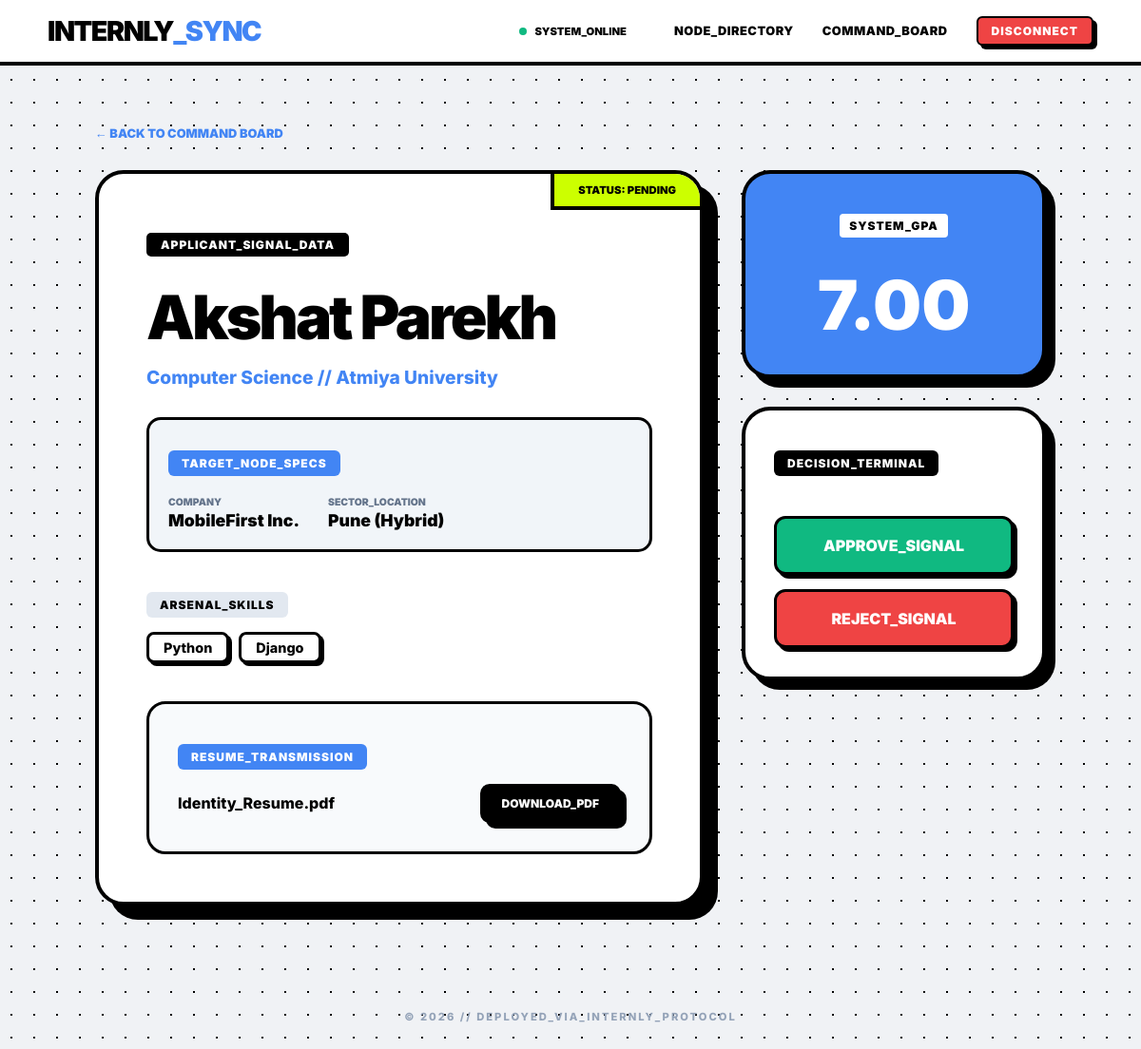
The app's page /profile/view/4/5/ (signed in), older data.
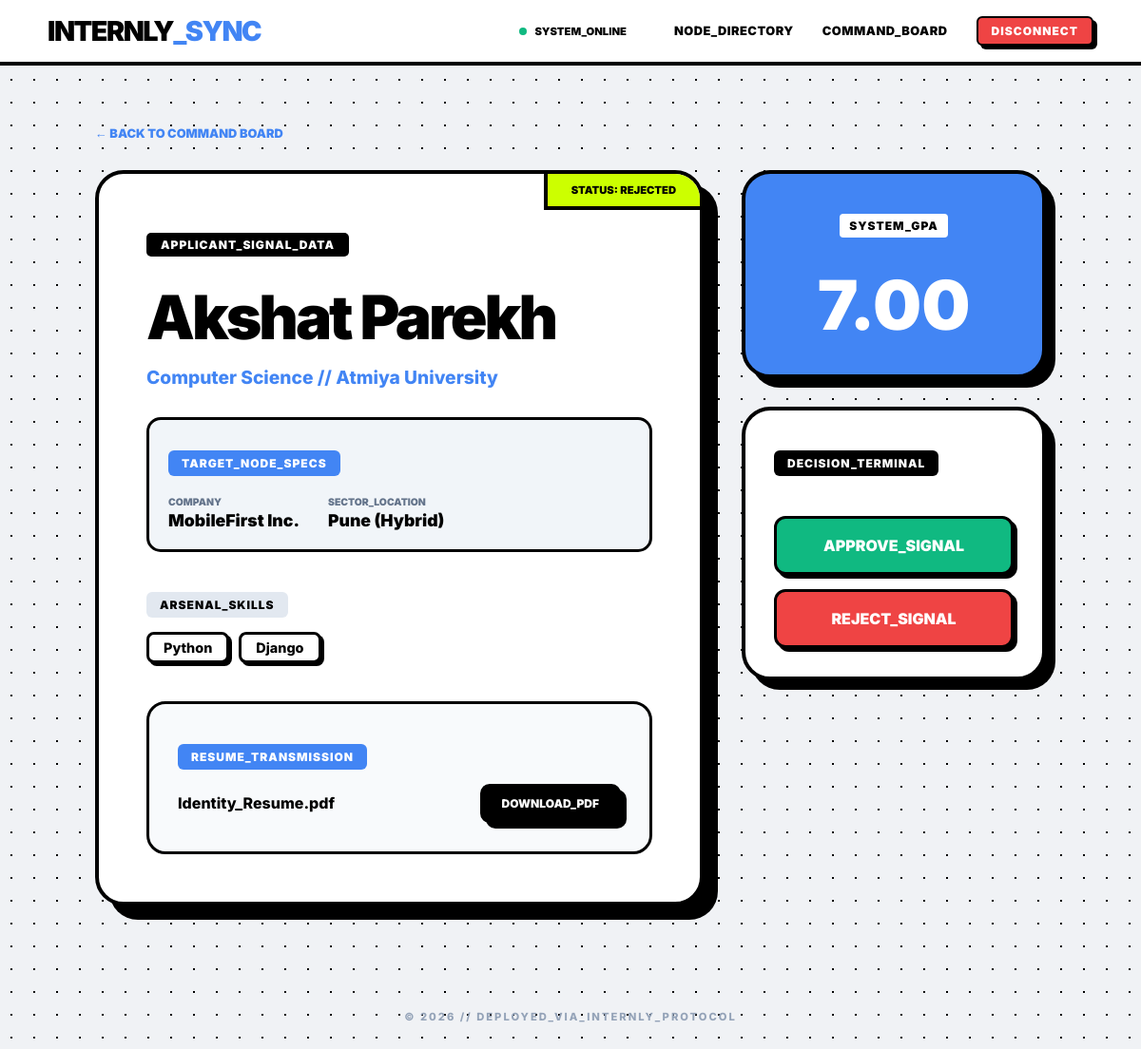
The same page, newer data.
### management/models.py (models this page shows)
class Application(models.Model):
    STATUS_CHOICES = (
        ('PENDING', 'Pending'),
        ('APPROVED', 'Approved'),
        ('REJECTED', 'Rejected'),
    )
    student = models.ForeignKey(User, on_delete=models.CASCADE, related_name='applications')
    internship = models.ForeignKey(Internship, on_delete=models.CASCADE, related_name='application_set')
    status = models.CharField(max_length=10, choices=STATUS_CHOICES, default='PENDING')
    applied_at = models.DateTimeField(auto_now_add=True)

### management/views.py (the view)
# urls.py: path('profile/view/<int:student_pk>/<int:internship_pk>/', views.view_student_profile, name='view_student_profile'),
@login_required
def view_student_profile(request, student_pk, internship_pk):
    student_profile = get_object_or_404(UserProfile, user__pk=student_pk)
    application = get_object_or_404(Application, student__pk=student_pk, internship__pk=internship_pk)
    return render(request, 'management/view_profile.html', {
        'profile': student_profile,
        'application': application,
        'internship': application.internship
    })

### management/templates/management/view_profile.html (shortened to what the changed rows need)
{% extends 'management/base.html' %}
{% block content %}
<div style="max-width: 1000px; margin: 0 auto; padding: 60px 20px;">
    <div style="display: grid; grid-template-columns: 2fr 1fr; gap: 40px; margin-top: 30px;">
        <div class="brutalist-card" style="padding: 50px; position: relative; overflow: hidden; background: white; border: 4px solid black; border-radius: 30px; box-shadow: 15px 15px 0px black;">
            <div style="position: absolute; top: 0; right: 0; background: var(--sync-neon); border-left: 4px solid black; border-bottom: 4px solid black; padding: 10px 25px; font-weight: 950; text-transform: uppercase; font-size: 0.7rem;">
                Status: {{ application.status }}
            </div>
            <p class="industrial-label" style="background: black; color: white; padding: 5px 15px; font-weight: 900; text-transform: uppercase; font-size: 0.75rem; border-radius: 5px;">Applicant_Signal_Data</p>
            <h1 style="font-size: 4rem; font-weight: 950; letter-spacing: -3px; margin: 20px 0 10px; line-height: 1;">
                {{ profile.full_name|default:profile.user.username }}
            </h1>
            <p style="font-weight: 800; color: var(--sync-blue); font-size: 1.2rem; margin-bottom: 30px;">
                {{ profile.major|default:"General Computer Applications" }} // {{ profile.academy_name|default:"Atmiya University" }}
            </p>
            <div style="margin-bottom: 30px; padding: 20px; border: 3px solid black; border-radius: 15px; background: #f1f5f9;">
                <p class="industrial-label" style="background: var(--sync-blue); margin-bottom: 10px;">Target_Node_Specs</p>
                <div style="display: flex; gap: 30px;">
                </div>
            </div>
            <div style="margin-bottom: 40px;">
                <p class="industrial-label" style="background: #e2e8f0; color: black; margin-bottom: 15px;">Arsenal_Skills</p>
                <div style="display: flex; flex-wrap: wrap; gap: 10px;">
                </div>
            </div>
            <div style="background: #f8fafc; border: 3px solid black; border-radius: 20px; padding: 30px;">
                <p class="industrial-label" style="background: var(--sync-blue); margin-bottom: 15px;">Resume_Transmission</p>
                <div style="display: flex; align-items: center; justify-content: space-between;">
                </div>
            </div>
        </div>
        <div style="display: flex; flex-direction: column; gap: 30px;">
            <div class="brutalist-card" style="padding: 30px; text-align: center; background: var(--sync-blue); color: white; border: 4px solid black; border-radius: 30px; box-shadow: 10px 10px 0px black;">
                <h2 style="font-size: 4.5rem; margin: 15px 0 0; font-weight: 950;">{{ profile.gpa|default:"0.0" }}</h2>
            </div>
        </div>
    </div>
</div>
{% endblock %}

Row changes from the older to the newer data that the page shows:
changed Application: status "PENDING" → "REJECTED"
